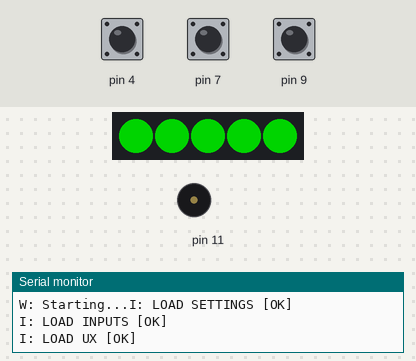
The program below on a simulated Arduino Nano, built with avr-gcc and run on an emulated ATmega328P. Parts: 5 RGB LEDs in strip order, left to right, buzzer (waves = sounding), the last lines printed to the serial monitor. The test bench sets the inputs (shaded band); at power-on: pin 4 HIGH, pin 7 HIGH, pin 9 HIGH. Dim RGB values are drawn brighter than linear; EEPROM starts erased.

Above: at 0.1 s.
3.3 s: pin 4 pulled LOW for 0.15 s
At 3.69 s:
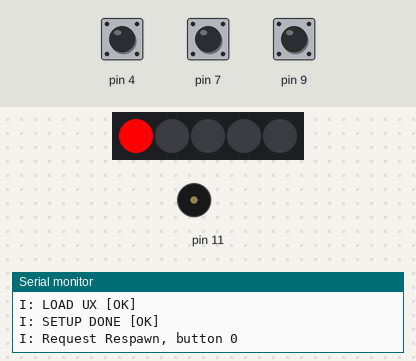
4.0 s: pin 7 pulled LOW for 1 s
At 5.7 s:
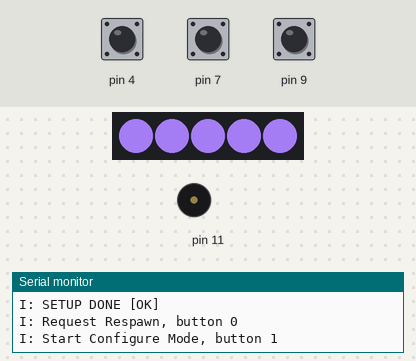
6.5 s: pin 9 pulled LOW for 0.15 s
At 7.18 s:
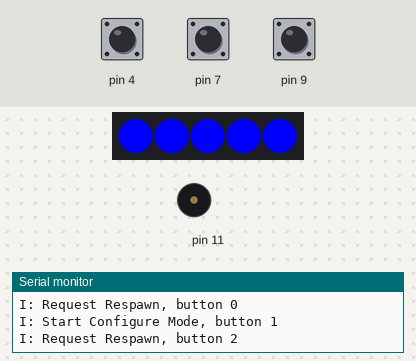
8.7 s: pin 4 pulled LOW for 1 s
At 10.3 s:
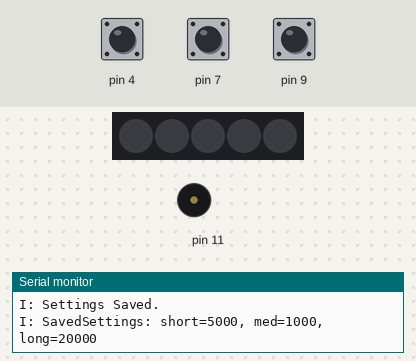
11.2 s: pin 7 pulled LOW for 0.15 s
At 11.59 s:
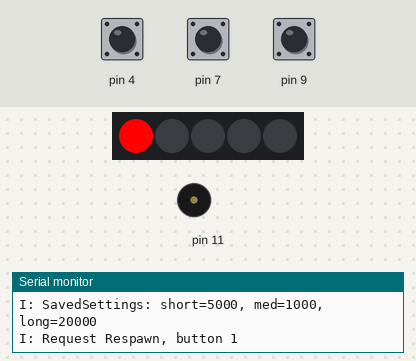
11.9 s: pin 9 pulled LOW for 0.15 s
At 14.44 s:
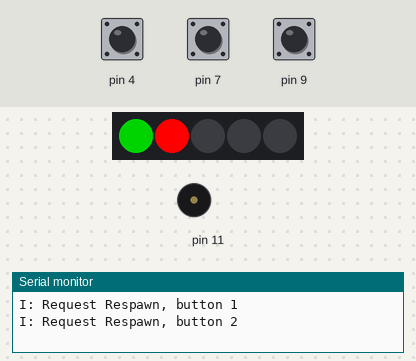
Timing chart, 0 to 16.1 s (numbered marks = the images above; inputs shaded):
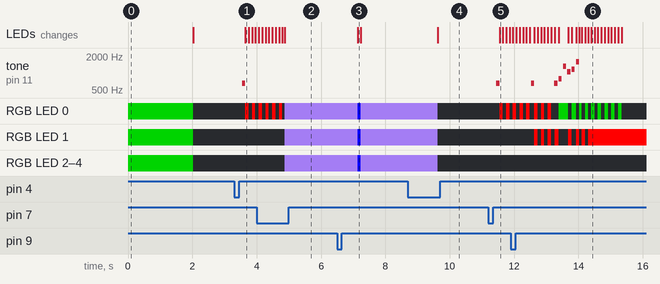

Measured:
- after the input at 3.3 s, tone on pin 11: silent → 659 Hz after 0.25 s, → silent 0.10 s later; RGB LED 0: alternates RGB(255, 0, 0) for 0.10 s and off for 0.11 s, starting after 0.35 s; the LEDs: change after 0.35 s (image 1)
- after the input at 4.0 s, tone on pin 11: stays silent (without the input it goes to 329 Hz after 1.6 s); the LEDs: first differ from a run without the input after 0.88 s (image 2)
- after the input at 6.5 s, RGB LED 0–4: RGB(147, 112, 219) → RGB(0, 0, 255) after 0.64 s, → RGB(147, 112, 219) 0.10 s later; the LEDs: change after 0.64 s (image 3)
- after the input at 8.7 s, RGB LED 0–4: RGB(147, 112, 219) → off after 0.93 s; the LEDs: change after 0.93 s (image 4)
- after the input at 11.2 s, tone on pin 11: silent → 659 Hz after 0.25 s, → silent 0.10 s later; RGB LED 0: alternates RGB(255, 0, 0) for 0.10 s and off for 0.11 s, starting after 0.35 s; the LEDs: change after 0.35 s (image 5)

The program:

main.cpp
```cpp
#include <Arduino.h>
#include <ArduinoLog.h>
#include <FastLED.h>
#include <pins.h>
#include <Clock.h>
#include <OneButton.h>
#include <RespawnSettings.h>
#include <RespawnTimer.h>
#include <RespawnController.h>
#include <RespawnSettingsConfigurator.h>
#include <LedController.h>
#include <NonBlockingRtttl.h>
#include <settings.h>

#define BATTLEPOINT_VERSION "1.1.5"
#define CONFIGURE_BLINK_CONFIRM_MILLIS 100
#define RESPAWN_SOUNDOUT_DELAY_MILLIS 300

const char * SOUND_LIFE1 =  "life:d=8,o=4,b=450:e.5,32p.,g.5,32p.,e.6,32p.,c.6,32p.,d.6,32p.,g.6,32p.";
const char * SPAWN_START =  "life:d=8,o=4,b=450:e.5,32p.";
const char * RESPAWN_COUNT =  "rc:d=8,o=4,b=450:e.5";
//const char * DEATH =   "death:d=32,o=4,b=355:8b.,p.,8f.5,p.,4p,8f.5,p.,4f5,16p,4e5,16p,4d5,16p,8c.5,p.,8e.,p.,4p,8e.,p.,8c.,p.";
const char * NO_SLOT = "NoSlot:d=32,o=5,b=100:8g,8c";
const char * READY = "ready:d=4,o=5,b=112:16e4,16e4";


CRGB respawnLeds[NUM_CONTROLLER_TIMERS];
RealClock clock;

LedPixel ledPixels[NUM_CONTROLLER_TIMERS] = {
  LedPixel(&clock,respawnLeds,0,CRGB::Black,CRGB::Black),
  LedPixel(&clock,respawnLeds,1,CRGB::Black,CRGB::Black),
  LedPixel(&clock,respawnLeds,2,CRGB::Black,CRGB::Black),
  LedPixel(&clock,respawnLeds,3,CRGB::Black,CRGB::Black),
  LedPixel(&clock,respawnLeds,4,CRGB::Black,CRGB::Black),
};


PixelColor BLINKING_RED = { 100, CRGB::Red, CRGB::Black };
PixelColor SOLID_GREEN = { 0, CRGB::Green, CRGB::Black };
PixelColor COLOR_CONFIGURE_CONFIRM = { 0, CRGB::Blue, CRGB::Black };
PixelColor COLOR_CONFIGURE_START = { 0, CRGB::MediumPurple, CRGB::Black };
PixelColor SOLID_YELLOW = { 0, CRGB::Yellow, CRGB::Black };
PixelColor SOLID_RED = { 0, CRGB::Red, CRGB::Black };
PixelColor SOLID_BLACK = { 0, CRGB::Black, CRGB::Black };
PixelColor COLOR_INACTIVE = { 0, CRGB::Black, CRGB::Black };
PixelColor BLINKING_GREEN = { 100, CRGB::Green, CRGB::Black };

typedef enum {
  MODE_RUNNING = 0,
  MODE_CONFIGURE =1
} RunMode;

RunMode currentMode;

RespawnSettings respawnSettings;
RespawnSettingsConfigurator settingsConfigurator(&respawnSettings);
RespawnController respawnController(&clock,&respawnSettings);


//(pin, active low, enable pullup)
OneButton shortRespawn(Pins::SHORT_DURATION_BTN,true,true);
OneButton mediumRespawn(Pins::MEDIUM_DURATION_BTN,true,true);
OneButton longRespawn(Pins::LONG_DURATION_BTN,true,true);

PixelColor getColorForState(RespawnTimerState rs){
  if ( rs == RespawnTimerState::RESPAWN_START){
    return BLINKING_RED;
  }
  if( rs == RespawnTimerState::RESPAWNING){
    return SOLID_RED;
  }
  else if ( rs == RespawnTimerState::IMMINENT){
    return SOLID_YELLOW;
  }
  else if ( rs == RespawnTimerState::FINISHED){
    return BLINKING_GREEN;
  }
  else{ //idle
    return SOLID_BLACK;
  }
}

const char* getMelodyForState(RespawnTimerState rs){
  if( rs == RespawnTimerState::RESPAWN_START){
    return SPAWN_START;
  }
  else if ( rs == RespawnTimerState::FINISHED){
    return SOUND_LIFE1;
  }
  else if ( rs == RespawnTimerState::IMMINENT){
    return READY;
  }
  else{
    return NULL;
  }
}

//TODO: move these two to a separate class, but i was having trouble
//giving a class an array of object refs. see unused LedGroup
void setSolidColor(PixelColor newColor){
  for ( int i = 0;i<NUM_CONTROLLER_TIMERS;i++){
    ledPixels[i].setPixelColor(newColor);
  }
}

void updatePixels(){
  for ( int i = 0;i<NUM_CONTROLLER_TIMERS;i++){
    ledPixels[i].update();
  }
}

void updateUX(RespawnTimerState newState, int id){
    if ( currentMode == RunMode::MODE_RUNNING){
        Log.traceln("New State %d on timer id %d", newState, id);
        const char* song = getMelodyForState(newState);
        ledPixels[id].setPixelColor(getColorForState(newState));
        if ( song != NULL){
          Log.traceln("Play Song, index=%s",song);
            rtttl::begin(Pins::SOUND,song);
        }
    }
}

void setupUX(){
  PixelColor ic = getColorForState(RespawnTimerState::IDLE);
  setSolidColor(ic);
  respawnController.setCallBackForAllTimers(updateUX);
  pinMode(Pins::RESPAWN_LEDS,OUTPUT);
  FastLED.addLeds<NEOPIXEL, Pins::RESPAWN_LEDS>(respawnLeds, NUM_CONTROLLER_TIMERS);
  pinMode(Pins::SOUND, OUTPUT);
  //pinMode(Pins::SHORT_DURATION_BTN, INPUT_PULLUP);
  //pinMode(Pins::LONG_DURATION_BTN, INPUT_PULLUP);
  //pinMode(Pins::MEDIUM_DURATION_BTN, INPUT_PULLUP);
}

void setupSettings(){
  initSettings();
  loadSettings(&respawnSettings);
  Log.traceln(F("Loaded Durations: short=%l, med=%l, long=%l"), respawnSettings.durations[0], respawnSettings.durations[1],respawnSettings.durations[2]);
}

void countRespawns(){
    int rc = respawnController.getRespawnCount();
    Log.warningln("There were %d respawns. Counting them out",rc);
    for ( int i=0;i<rc;i++){
       rtttl::begin(Pins::SOUND,RESPAWN_COUNT);
       rtttl::play();
       delay(RESPAWN_SOUNDOUT_DELAY_MILLIS);
    }
}
void handleRespawnClick(RespawnDurationSlot slot){
    Log.infoln("Request Respawn, button %d",slot);
    if ( currentMode == RunMode::MODE_RUNNING){
      RespawnTimer* t = respawnController.requestRespawn(slot);
      if ( t == NULL ){
        Log.warningln("No Respawn Slots Available!");
        rtttl::begin(Pins::SOUND,NO_SLOT);
      }
    }
    else if ( currentMode == RunMode::MODE_CONFIGURE){
      setSolidColor(COLOR_CONFIGURE_CONFIRM);
      updatePixels();
      settingsConfigurator.increment(1);
      delay(CONFIGURE_BLINK_CONFIRM_MILLIS);
      setSolidColor(COLOR_CONFIGURE_START);
      updatePixels();
      Log.infoln("Increment Count to %d sec",settingsConfigurator.currentCount());
    }
}

void handleRespawnLongClick(RespawnDurationSlot slot){
    if ( currentMode == RunMode::MODE_RUNNING){
      settingsConfigurator.beginConfiguration(slot);
      respawnController.stopTimers();
      setSolidColor(COLOR_CONFIGURE_START);
      currentMode = RunMode::MODE_CONFIGURE;
      Log.infoln("Start Configure Mode, button %d",slot);
    }
    else if ( currentMode == RunMode::MODE_CONFIGURE){
      settingsConfigurator.finishConfiguration();
      setSolidColor(getColorForState(RespawnTimerState::IDLE));
      Log.infoln("Finished Configuring");
      saveSettings(&respawnSettings);
      Log.infoln(F("SavedSettings: short=%l, med=%l, long=%l"), respawnSettings.durations[0], respawnSettings.durations[1],respawnSettings.durations[2]);
      currentMode = RunMode::MODE_RUNNING;
    }
}

void setupInputs(){
  shortRespawn.attachClick([](){ handleRespawnClick(RespawnDurationSlot::SPAWN_DURATION_SHORT); });
  mediumRespawn.attachClick([](){ handleRespawnClick(RespawnDurationSlot::SPAWN_DURATION_MEDIUM); });
  longRespawn.attachClick([](){ handleRespawnClick(RespawnDurationSlot::SPAWN_DURATION_LONG); });

  //shortRespawn.attachDoubleClick(countRespawns);
  //mediumRespawn.attachDoubleClick(countRespawns);
  longRespawn.attachDoubleClick(countRespawns);

  shortRespawn.attachLongPressStart([](){ handleRespawnLongClick(RespawnDurationSlot::SPAWN_DURATION_SHORT); });
  mediumRespawn.attachLongPressStart([](){ handleRespawnLongClick(RespawnDurationSlot::SPAWN_DURATION_MEDIUM); });
  longRespawn.attachLongPressStart([](){ handleRespawnLongClick(RespawnDurationSlot::SPAWN_DURATION_LONG);  });
}

void debugSetColor(CRGB newColor){
  for ( int i = 0;i<NUM_CONTROLLER_TIMERS;i++){
    respawnLeds[i] = newColor;
  }
  FastLED.show();
}

void setup() {
  Serial.begin(115200);
  Serial.setTimeout(500);
  Log.begin(LOG_LEVEL_INFO, &Serial, true);
  Log.warning("Starting...");
  setupSettings();
  Log.noticeln("LOAD SETTINGS [OK]");
  setupInputs();
  Log.noticeln("LOAD INPUTS [OK]");
  setupUX();
  Log.noticeln("LOAD UX [OK]");
  debugSetColor(CRGB::Green);
  delay(2000);
  debugSetColor(CRGB::Black);
  FastLED.show();
  currentMode = RunMode::MODE_RUNNING;
  Log.noticeln("SETUP DONE [OK]");
}

void loop() {
  respawnController.update();
  shortRespawn.tick();
  mediumRespawn.tick();
  longRespawn.tick();
  updatePixels();
  rtttl::play();
  FastLED.show();
}
```

pins.h
```cpp
#ifndef __INC_PINS_H
#define __INC_PINS_H
#define I2C_ADDRESS 0x3C

typedef enum {
    SHORT_DURATION_BTN = 4,
    MEDIUM_DURATION_BTN = 7,
    LONG_DURATION_BTN = 9,
    SOUND = 11,
    RESPAWN_LEDS = 2,
    I2C_SDA = 21,
    I2C_SCL = 22
} Pins;
#endif
```

settings.h
```cpp
#ifndef _INC_SETTINGS_H
#define _INC_SETTINGS_H
#include <EEPROM.h>
#include <ArduinoLog.h>
#include <Arduino.h>
#include <RespawnSettings.h>

#define BP_CURRENT_SETTINGS_VERSION 211 //change when any items are added to GameSettings struct
#define EEPROM_SIZE 320
#define MAIN_SLOT 0

void initSettings(){
    //for esp32 only
    //EEPROM.begin(EEPROM_SIZE);
}

int getSlotAddress(int slot_num){
  return slot_num*sizeof(RespawnSettings);
}

void saveSettings (RespawnSettings* respawnSettings){

  int addr = getSlotAddress(MAIN_SLOT);
  respawnSettings->BP_VERSION = BP_CURRENT_SETTINGS_VERSION;
  RespawnSettings toSave = *respawnSettings;
  for (unsigned int t=0; t<sizeof(toSave); t++){
      EEPROM.write(addr + t, *((char*)&toSave + t));
  }
  //EEPROM.commit();
  Log.noticeln("Settings Saved.");
}

void loadSettings(RespawnSettings* respawnSettings){

  RespawnSettings s;
  int addr = getSlotAddress(MAIN_SLOT);

  if ( EEPROM.read(addr) == BP_CURRENT_SETTINGS_VERSION){
    for (unsigned int t=0; t<sizeof(s); t++){
      *((char*)&s + t) = EEPROM.read(addr + t);
    }
    *respawnSettings = s;
    Log.noticeln("Settings Loaded.");
  }
}
#endif
```
